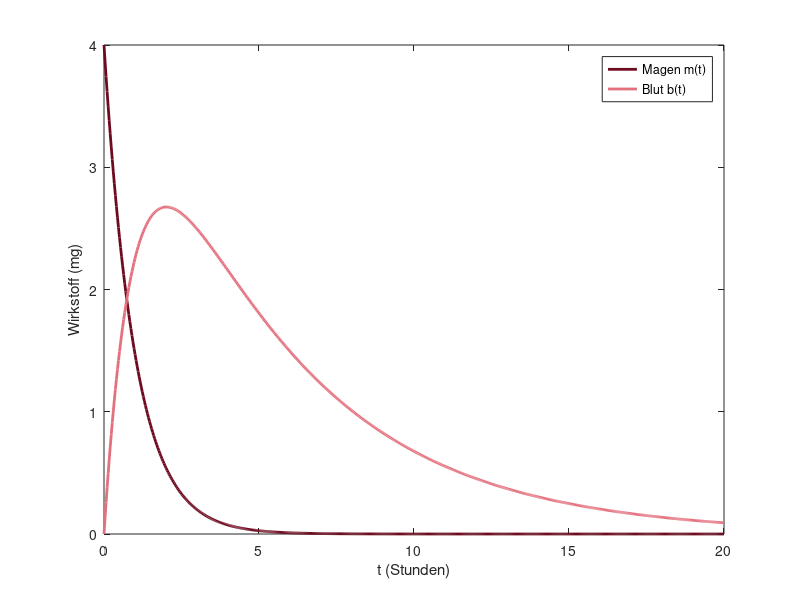

The MATLAB script that drew this image:
% Abb. 4.9: Wirkstoff in Magen und Blut (Buch, Abschnitt 4.2, Gl. 4.9)
% dm/dt = -ka m,  db/dt = ka m - ke b  mit ka = 1, ke = 0.2 pro Stunde, m(0) = 4, b(0) = 0:  m(t) = 4 e^(-t), b(t) = 5 (e^(-0.2t) - e^(-t))
% (c) 2026 Philipp Kügler · Programm zum Buch „Dynamische Systeme in den Lebenswissenschaften“ · MIT-Lizenz (siehe LICENSE)
t = linspace(0, 20, 600);
m = 4 * exp(-t);
b = 5 * (exp(-0.2 * t) - exp(-t));
tmax = log(5) / 0.8;                                     % db/dt = 0: e^(-0.2t) = 5 e^(-t)
fprintf('höchster Spiegel im Blut b = %.3f mg nach t = %.3f h\n', 5 * (exp(-0.2 * tmax) - exp(-tmax)), tmax);
A = [-1 0; 1 -0.2];
fprintf('Eigenwerte von A: %g  %g\n', sort(eig(A)));
plot(t, m, 'Color', [0.43 0.04 0.12], 'LineWidth', 2); hold on
plot(t, b, 'Color', [0.89 0.44 0.49], 'LineWidth', 2); hold off
xlabel('t (Stunden)'); ylabel('Wirkstoff (mg)'); legend('Magen m(t)', 'Blut b(t)');
